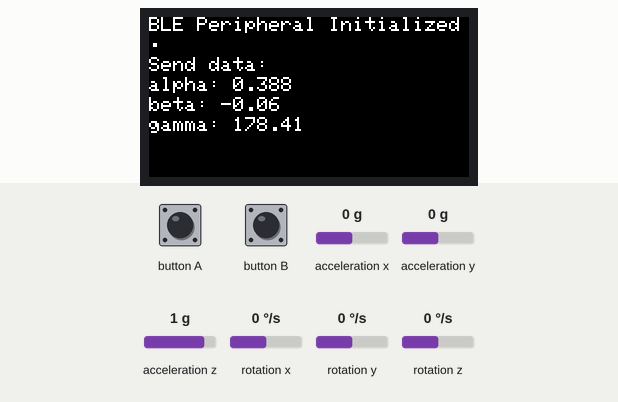
Simulated run of this sketch. Board: ESP32. Shown: 160×80 colour display. Inputs (shaded band) come from the test bench; at power-on: acceleration x 0 g, acceleration y 0 g, acceleration z 1 g, rotation x 0 °/s, rotation y 0 °/s, rotation z 0 °/s. Nothing arrives over Bluetooth unless stated; a phone connects over Bluetooth LE 3 s after start. At 8.5 s the program restarts the board; the recording ends there.

Above: at 3.7 s.
3.8 s: acceleration x set to -1.4 g
At 4.2 s:
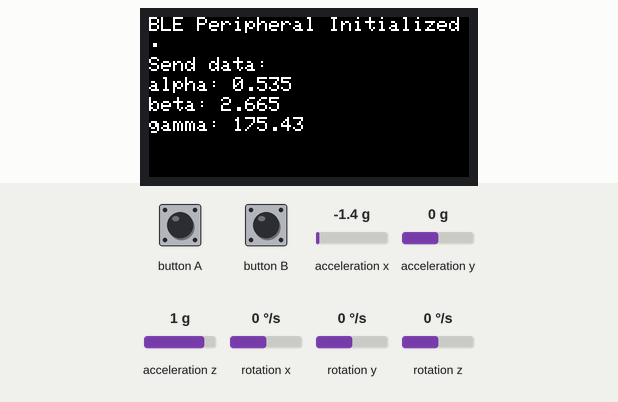
5.5 s: acceleration y set to -1.4 g
At 5.71 s:
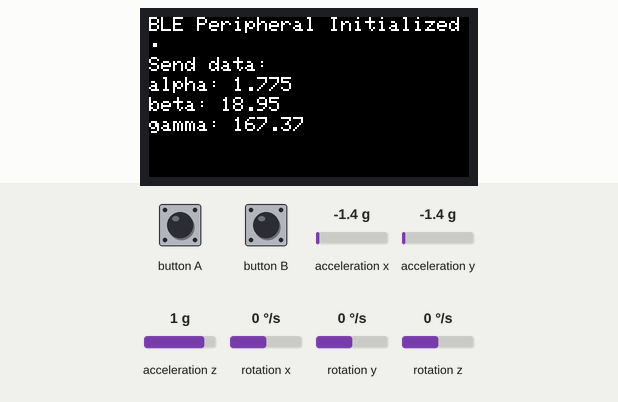
7.0 s: acceleration z set to -1.4 g
At 7.22 s:
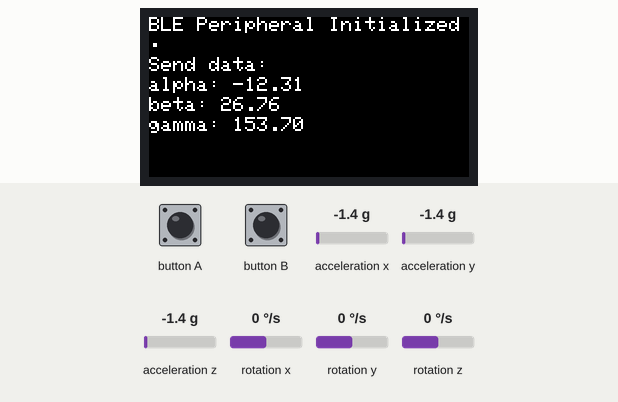
8.5 s: button A pressed for 0.15 s
Timing chart, 0 to 8.5 s (numbered marks = the images above; inputs shaded):
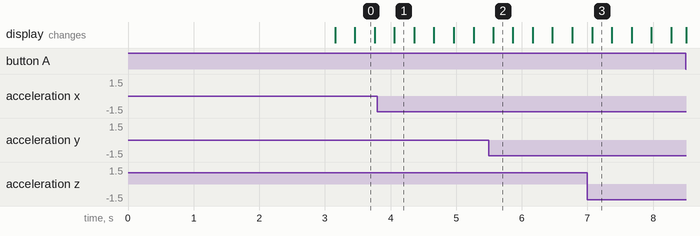

Measured:
- after the input at 8.5 s, every drawn part: stays the same

The sketch:

m5stickc_ble_peripheral.ino
```cpp
#include <M5StickC.h>
#include <MadgwickAHRS.h>

#include <BLEDevice.h>
#include <BLEServer.h>
#include <BLE2902.h>

// UUID definition
#define SERVICE_UUID "ee68c913-d61f-4973-ac40-55cbcf645709"
#define CHARACTERISTIC_UUID_TX "c73926a3-319f-4150-8faf-dd66bd0f1984"

// For communication control
BLECharacteristic *pCharacteristicTX;
bool deviceConnected = false;

// Communication data type definition
struct wistySignal {
  float alpha;
  float beta;
  float gamma;
};

// Communication data
struct wistySignal data;

// IMU filter instance
Madgwick madgwick;

// Accelerometer raw data
float accX = 0;
float accY = 0;
float accZ = 0;

// Gyroscope raw data
float gyroX = 0;
float gyroY = 0;
float gyroZ = 0;

// Filered imu data
float roll = 0;
float pitch = 0;
float yaw = 0;

// Gyroscope offset value
const float gyro_x_offset = -2.583664;
const float gyro_y_offset = 0.442442;
const float gyro_z_offset = 4.964869;

// Clock
unsigned long now = 0;
unsigned long old = 0;

// Override callback functions
class WistyServerCallbacks: public BLEServerCallbacks {
  void onConnect(BLEServer* pServer) {
    deviceConnected = true;
  }

  void onDisconnect(BLEServer *pServer) {
    deviceConnected = false;
  }
};

void setup() {
  M5.begin();
  M5.MPU6886.Init();
  madgwick.begin(25);

  BLEDevice::init("M5StickC");
  BLEServer *pServer = BLEDevice::createServer();
  pServer->setCallbacks(new WistyServerCallbacks());

  BLEService *pService = pServer->createService(SERVICE_UUID);

  pCharacteristicTX = pService->createCharacteristic(
                        CHARACTERISTIC_UUID_TX,
                        BLECharacteristic::PROPERTY_NOTIFY
                      );
  pCharacteristicTX->addDescriptor(new BLE2902());

  pService->start();
  BLEAdvertising *pAdvertising = pServer->getAdvertising();
  pAdvertising->addServiceUUID(SERVICE_UUID);
  pAdvertising->start();

  M5.Lcd.setRotation(3);
  M5.Lcd.setCursor(0, 0, 1);
  M5.Lcd.print("BLE Peripheral Initialized.");
}

void loop() {
  now = millis();

  if ((now - old) >= 40 && deviceConnected == true) {
    M5.MPU6886.getGyroData(&gyroX, &gyroY, &gyroZ);
    M5.MPU6886.getAccelData(&accX, &accY, &accZ);

    madgwick.updateIMU((gyroX - gyro_x_offset), (gyroY - gyro_y_offset) , (gyroZ - gyro_z_offset) , accX, accY, accZ);
    roll = madgwick.getRoll();
    pitch = madgwick.getPitch();
    yaw = madgwick.getYaw();

    data.alpha = roll;
    data.beta = pitch;
    data.gamma = yaw;

    pCharacteristicTX->setValue((uint8_t*) &data, sizeof(wistySignal));
    pCharacteristicTX->notify();

    M5.Lcd.setCursor(0, 20);
    M5.Lcd.print("Send data:");
    M5.Lcd.setCursor(0, 30);
    M5.Lcd.printf("alpha: %3.2f", data.alpha);
    M5.Lcd.setCursor(0, 40);
    M5.Lcd.printf("beta: %3.2f", data.beta);
    M5.Lcd.setCursor(0, 50);
    M5.Lcd.printf("gamma: %3.2f", data.gamma);

    old = now;
  }

  if (M5.BtnA.wasPressed()) {
    esp_restart();
  }

  M5.update();
}
```
